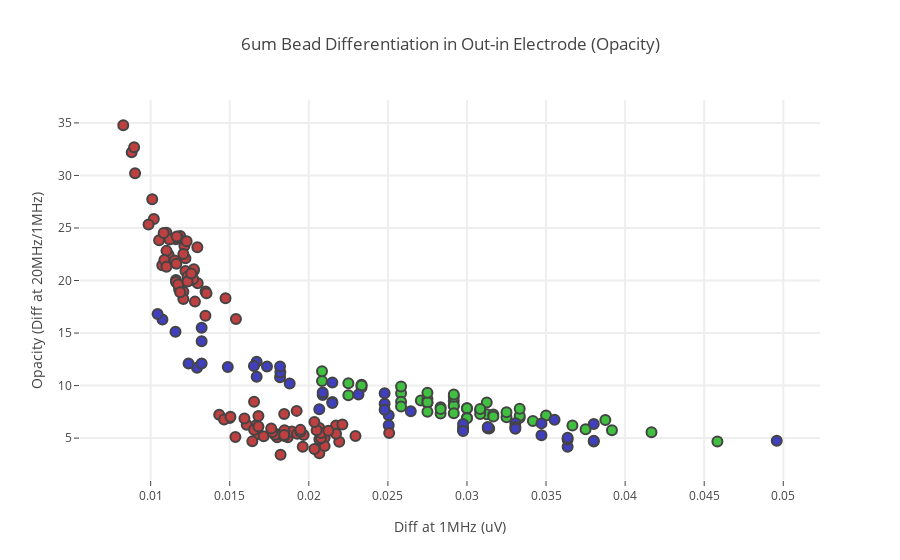

Notebook code for this chart:
### Code cell
data = []
for i in range(len(label)):
    chart = go.Scatter(x = data_1[i], 
                       y = data_o[i], 
                       name = label[i],
                       mode = 'markers',
                       marker = dict(
                                    size = 10,
                                    color = c[i],
                                    line = dict(width = 2)
                                )
                      )
    data.append(chart)

layout= go.Layout(
    title= '6um Bead Differentiation in Out-in Electrode (Opacity)',
    hovermode= 'closest',
    xaxis= dict(
        title= 'Diff at 1MHz (uV)',
        ticklen= 5,
        zeroline= False,
        gridwidth= 2,
    ),
    yaxis=dict(
        title= 'Opacity (Diff at 20MHz/1MHz)',
        ticklen= 5,
        gridwidth= 2,
    ),
    showlegend= False
)

fig = go.Figure(data=data,layout=layout)
py.iplot(fig)
